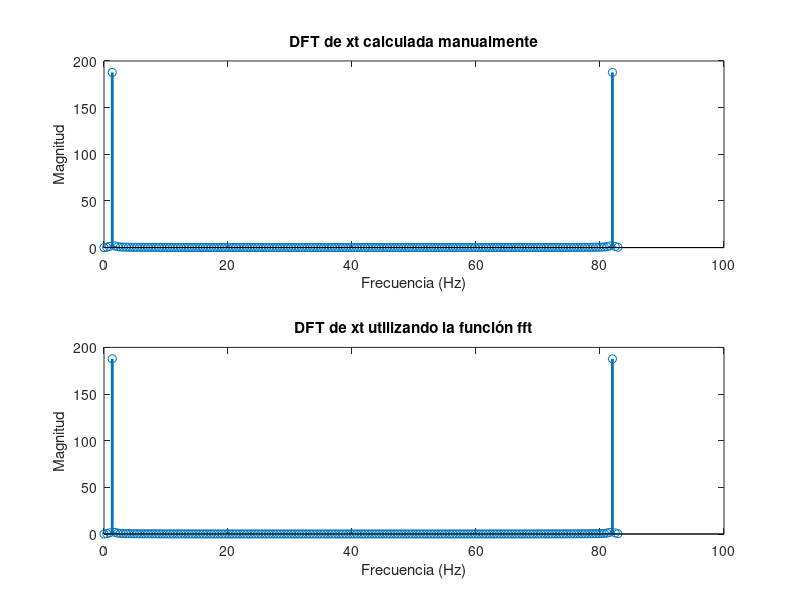

This figure's MATLAB source:
% Entregable    4 - CalCular la dft de la señal elegida en la entregable 1
% Grupo         5CV1
% Equipo        7
% Integrantes:
%              García Quiroz Gustavo Ivan


% Definición de eje x
t = [0:1/125:1.5];
xt = 2 * sin(4 * pi * t);

% Calcular la longitud de xt
N = length(xt);

% Inicializar la matriz x2
x2 = zeros(N, N);

% Calcular la DFT utilizando dos bucles anidados
for k = 0:N-1
    for n = 0:N-1
        W = exp(-1i*2*pi*k*n/N);
        x2(k+1, n+1) = W;
    end
end

% Calcular la DFT de xt
Y = x2*xt';

% Calcular las frecuencias
f = (0:N-1) * (1/N) * (125/1.5);

% Graficar la DFT de xt
subplot(2, 1, 1);
stem(f, abs(Y), 'LineWidth', 2);
title('DFT de xt calculada manualmente');
xlabel('Frecuencia (Hz)');
ylabel('Magnitud');

% Calcular la DFT de xt utilizando la función fft de MATLAB
subplot(2, 1, 2);
stem(f, abs(fft(xt)), 'LineWidth', 2);
title('DFT de xt utilizando la función fft');
xlabel('Frecuencia (Hz)');
ylabel('Magnitud');